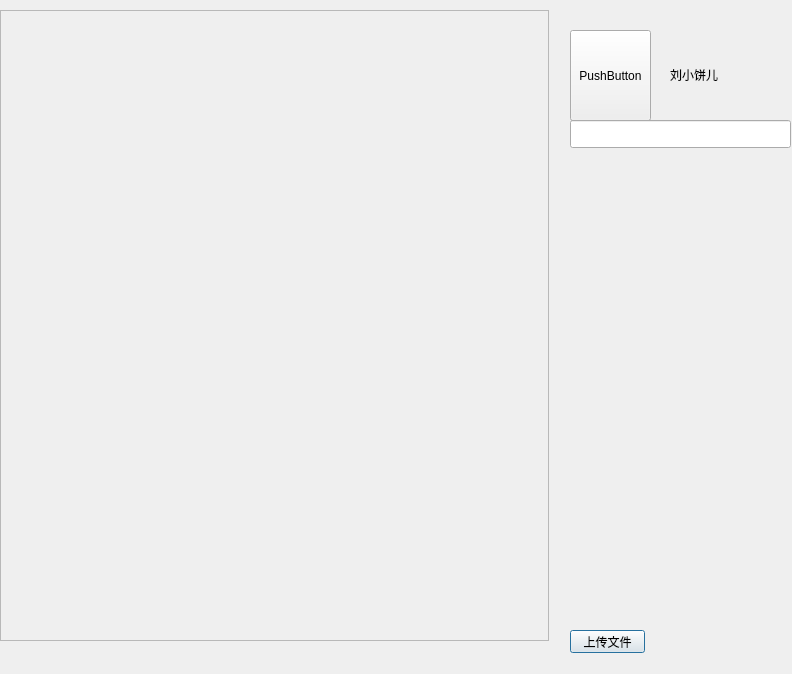
<?xml version="1.0" encoding="UTF-8"?>
<ui version="4.0">
 <class>UserInterface</class>
 <widget class="QDialog" name="UserInterface">
  <property name="geometry">
   <rect>
    <x>0</x>
    <y>0</y>
    <width>792</width>
    <height>674</height>
   </rect>
  </property>
  <property name="windowTitle">
   <string>Dialog</string>
  </property>
  <widget class="QScrollArea" name="scrollArea">
   <property name="geometry">
    <rect>
     <x>0</x>
     <y>10</y>
     <width>549</width>
     <height>631</height>
    </rect>
   </property>
   <property name="widgetResizable">
    <bool>true</bool>
   </property>
   <widget class="QWidget" name="scrollAreaWidgetContents">
    <property name="geometry">
     <rect>
      <x>0</x>
      <y>0</y>
      <width>547</width>
      <height>629</height>
     </rect>
    </property>
    <layout class="QVBoxLayout" name="verticalLayout_2">
     <property name="leftMargin">
      <number>0</number>
     </property>
     <property name="topMargin">
      <number>3</number>
     </property>
     <property name="rightMargin">
      <number>0</number>
     </property>
     <property name="bottomMargin">
      <number>3</number>
     </property>
     <item>
      <widget class="QWidget" name="wdg_list" native="true"/>
     </item>
     <item>
      <spacer name="verticalSpacer">
       <property name="orientation">
        <enum>Qt::Vertical</enum>
       </property>
       <property name="sizeHint" stdset="0">
        <size>
         <width>28</width>
         <height>394</height>
        </size>
       </property>
      </spacer>
     </item>
    </layout>
   </widget>
  </widget>
  <widget class="QPushButton" name="pb_upload">
   <property name="geometry">
    <rect>
     <x>570</x>
     <y>630</y>
     <width>75</width>
     <height>23</height>
    </rect>
   </property>
   <property name="text">
    <string>上传文件</string>
   </property>
  </widget>
  <widget class="QPushButton" name="pb_icon">
   <property name="geometry">
    <rect>
     <x>570</x>
     <y>30</y>
     <width>81</width>
     <height>91</height>
    </rect>
   </property>
   <property name="text">
    <string>PushButton</string>
   </property>
  </widget>
  <widget class="QLineEdit" name="le_feeling">
   <property name="geometry">
    <rect>
     <x>570</x>
     <y>120</y>
     <width>221</width>
     <height>28</height>
    </rect>
   </property>
  </widget>
  <widget class="QLabel" name="id_name">
   <property name="geometry">
    <rect>
     <x>670</x>
     <y>60</y>
     <width>53</width>
     <height>30</height>
    </rect>
   </property>
   <property name="text">
    <string>刘小饼儿</string>
   </property>
  </widget>
 </widget>
 <resources/>
 <connections/>
</ui>
